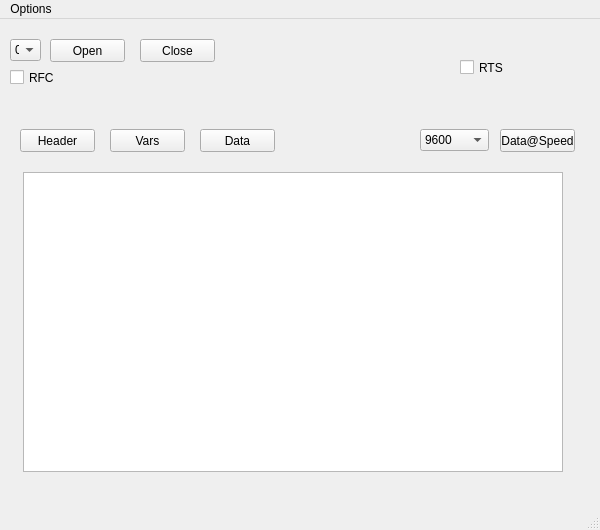
<?xml version="1.0" encoding="UTF-8"?>
<ui version="4.0">
 <class>MainWindow</class>
 <widget class="QMainWindow" name="MainWindow">
  <property name="geometry">
   <rect>
    <x>0</x>
    <y>0</y>
    <width>600</width>
    <height>530</height>
   </rect>
  </property>
  <property name="minimumSize">
   <size>
    <width>600</width>
    <height>530</height>
   </size>
  </property>
  <property name="maximumSize">
   <size>
    <width>600</width>
    <height>530</height>
   </size>
  </property>
  <property name="windowTitle">
   <string>MainWindow</string>
  </property>
  <widget class="QWidget" name="centralwidget">
   <widget class="QPushButton" name="pushButton">
    <property name="geometry">
     <rect>
      <x>50</x>
      <y>20</y>
      <width>75</width>
      <height>23</height>
     </rect>
    </property>
    <property name="text">
     <string>Open</string>
    </property>
   </widget>
   <widget class="QCheckBox" name="checkBox">
    <property name="geometry">
     <rect>
      <x>10</x>
      <y>50</y>
      <width>70</width>
      <height>17</height>
     </rect>
    </property>
    <property name="text">
     <string>RFC</string>
    </property>
   </widget>
   <widget class="QPushButton" name="pushButton_2">
    <property name="geometry">
     <rect>
      <x>20</x>
      <y>110</y>
      <width>75</width>
      <height>23</height>
     </rect>
    </property>
    <property name="text">
     <string>Header</string>
    </property>
   </widget>
   <widget class="QPushButton" name="pushButton_3">
    <property name="geometry">
     <rect>
      <x>110</x>
      <y>110</y>
      <width>75</width>
      <height>23</height>
     </rect>
    </property>
    <property name="text">
     <string>Vars</string>
    </property>
   </widget>
   <widget class="QPushButton" name="pushButton_4">
    <property name="geometry">
     <rect>
      <x>200</x>
      <y>110</y>
      <width>75</width>
      <height>23</height>
     </rect>
    </property>
    <property name="text">
     <string>Data</string>
    </property>
   </widget>
   <widget class="QPushButton" name="pushButton_5">
    <property name="geometry">
     <rect>
      <x>500</x>
      <y>110</y>
      <width>75</width>
      <height>23</height>
     </rect>
    </property>
    <property name="text">
     <string>Data@Speed</string>
    </property>
   </widget>
   <widget class="QComboBox" name="comboBox">
    <property name="geometry">
     <rect>
      <x>420</x>
      <y>110</y>
      <width>69</width>
      <height>22</height>
     </rect>
    </property>
    <item>
     <property name="text">
      <string>9600</string>
     </property>
    </item>
    <item>
     <property name="text">
      <string>19200</string>
     </property>
    </item>
    <item>
     <property name="text">
      <string>57600</string>
     </property>
    </item>
    <item>
     <property name="text">
      <string>115200</string>
     </property>
    </item>
   </widget>
   <widget class="QComboBox" name="comboBox_2">
    <property name="geometry">
     <rect>
      <x>10</x>
      <y>20</y>
      <width>31</width>
      <height>22</height>
     </rect>
    </property>
    <property name="currentIndex">
     <number>0</number>
    </property>
    <item>
     <property name="text">
      <string>0</string>
     </property>
    </item>
    <item>
     <property name="text">
      <string>1</string>
     </property>
    </item>
   </widget>
   <widget class="QPushButton" name="pushButton_6">
    <property name="geometry">
     <rect>
      <x>140</x>
      <y>20</y>
      <width>75</width>
      <height>23</height>
     </rect>
    </property>
    <property name="text">
     <string>Close</string>
    </property>
   </widget>
   <widget class="QTextEdit" name="textEdit">
    <property name="geometry">
     <rect>
      <x>23</x>
      <y>153</y>
      <width>540</width>
      <height>300</height>
     </rect>
    </property>
    <property name="minimumSize">
     <size>
      <width>540</width>
      <height>300</height>
     </size>
    </property>
    <property name="maximumSize">
     <size>
      <width>540</width>
      <height>300</height>
     </size>
    </property>
   </widget>
   <widget class="QCheckBox" name="RTSSet">
    <property name="geometry">
     <rect>
      <x>460</x>
      <y>40</y>
      <width>70</width>
      <height>17</height>
     </rect>
    </property>
    <property name="text">
     <string>RTS</string>
    </property>
   </widget>
  </widget>
  <widget class="QMenuBar" name="menubar">
   <property name="geometry">
    <rect>
     <x>0</x>
     <y>0</y>
     <width>600</width>
     <height>20</height>
    </rect>
   </property>
   <property name="minimumSize">
    <size>
     <width>10</width>
     <height>10</height>
    </size>
   </property>
   <widget class="QMenu" name="menuOptions">
    <property name="title">
     <string>Options</string>
    </property>
    <addaction name="actionInfo"/>
    <addaction name="action_Beenden"/>
   </widget>
   <addaction name="menuOptions"/>
  </widget>
  <widget class="QStatusBar" name="statusbar"/>
  <action name="actionInfo">
   <property name="text">
    <string>Info</string>
   </property>
  </action>
  <action name="actionExit">
   <property name="text">
    <string>Exit</string>
   </property>
  </action>
  <action name="action_Beenden">
   <property name="text">
    <string>&amp;Beenden</string>
   </property>
  </action>
 </widget>
 <resources/>
 <connections/>
</ui>
